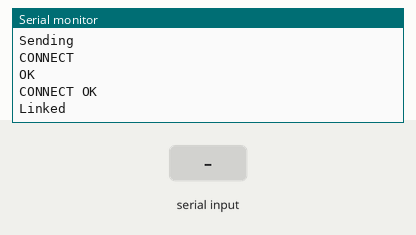
Simulated run of this sketch. Board: Arduino Uno, built with avr-gcc and run on an emulated ATmega328P. On the bench: the last lines printed to the serial monitor. The test bench sets the inputs (shaded band). The modem accepts every AT command (registered, SIM ready, sends succeed) and sends nothing else.

Above: at 18.3 s.
18.4 s: "90,45,200\n" received over the second serial link
At 20.6 s:
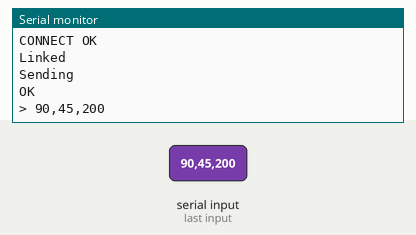
23.6 s: "30,150,10\n" received over the second serial link
At 26.3 s:
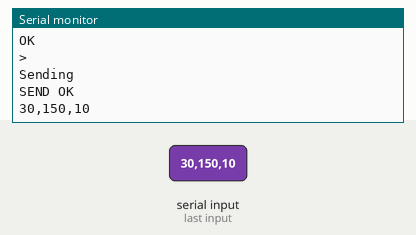
26.6 s: "90,45\n" received over the second serial link
At 28.4 s:
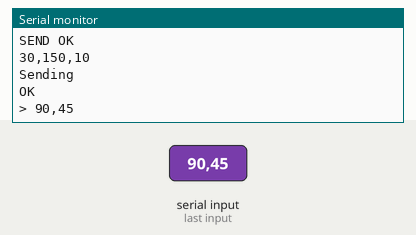
28.7 s: "30,150\n" received over the second serial link
At 30.1 s:
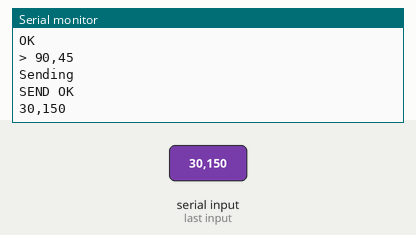

The sketch:

ESP_With_Sensors.ino
```cpp
/*
 Name:		ESP_With_Sensors.ino
 Created:	12/23/2020 12:18:33 PM
 Author:	Mehmet Ali
*/

// the setup function runs once when you press reset or power the board
#include <SoftwareSerial.h>
#include "ESP.h"
String wifiName = "WIFIBOX"; // Wifi SSID, Change it
String wifiPass = "1q1q1q1q"; //Wifi password , Change it
String ip = "192.168.1.92"; //IP of server, Change it
ESP esp(wifiName, wifiPass, ip);
String inputSTR;
String inputs[7];
String str;

int i = 0;
void setup() {
	Serial.begin(9600);
	esp.StartConnection();
}

// the loop function runs over and over again until power down or reset
void loop()
{
	inputSTR = esp.getSensorData("AUTOPARK");
	while ((str = esp.splitString(inputSTR, ';', i)) != "")
	{
		inputs[i] = esp.splitString(str, '=', 1);
		i = i + 1;
	}
	i = 0;
	int a = inputs[2].toInt();
	a = a + 2;
	String value = String(a);
	esp.SendData("AUTOPARK", "CAPACITY", value);
	esp.SendData("THIEF", "THIEF", "WRONG PASS");
	esp.SendData("AUTOPARK", "INGATE", "0");
	esp.SendData("AUTOPARK", "OUTGATE", "0");
}
```

ESP.cpp
```cpp
#include "ESP.h"
#include <Arduino.h>
#include <SoftwareSerial.h>
ESP::ESP(String _wifiName, String _wifiPass, String _ip) : espSerial(RXPin, TXPin)
{
	wifiName = _wifiName;
	wifiPass = _wifiPass;
	ip = _ip;
    espSerial.begin(9600); //ESP8266 Baud rate
}
void ESP::ConnectToIP(String ip, String port)
{
    SendCommand("AT+CIPMUX=1", 1000, true);
    SendCommand("AT+CIPSTART=0,\"TCP\",\"" + ip + "\"," + port, 5000, true);
}
void ESP::StartConnection()
{
	SendCommand("AT+RST", 2000, true); //ESP8266 Reset
	SendCommand("AT+CWMODE=1", 2000, true);
	SendCommand("AT+CWJAP=\"" + wifiName + "\",\"" + wifiPass + "\"", 7000, true);
    ConnectToIP(ip, port);
}
void ESP::SendData(String sensor, String type, String data)
{
    String cmd = "";
    type = "SET." + sensor + "." + type+ "." + data + ".";
    type.trim();
    cmd = "AT+CIPSEND=0," + String(type.length());
    SendCommand(cmd, 2000, true);
    SendCommand(type, 2000, true);
}
String ESP::getSensorData(String type)
{
    String cmd = "";
    String output = "";
    type = "GET." + type;
    cmd = "AT+CIPSEND=0," + String(type.length());
    SendCommand(cmd, 2000, true);
    output = SendCommand(type, 2000, false);
    String data = DecodeMessage(output);
    return data;
}
String ESP::SendCommand(String cmd, int _delay, bool stat)
{
    String inc;
    espSerial.print(cmd + "\r\n");
    long int passed = millis();
    while ((passed + _delay) > millis())
    {
        while (espSerial.available())
        {
            char c = espSerial.read();
            inc += c;
        }
    }
    if (stat)
    {
        Serial.println("Sending " + inc);
    }
    return inc;
}
String ESP::splitString(String data, char separator, int index)
{
    int found = 0;
    int strIndex[] = { 0, -1 };
    int maxIndex = data.length() - 1;

    for (int i = 0; i <= maxIndex && found <= index; i++) {
        if (data.charAt(i) == separator || i == maxIndex) {
            found++;
            strIndex[0] = strIndex[1] + 1;
            strIndex[1] = (i == maxIndex) ? i + 1 : i;
        }
    }
    return found > index ? data.substring(strIndex[0], strIndex[1]) : "";
}

String ESP::DecodeMessage(String msg)
{
    String ipdString = splitString(msg, '+', 1);
    String data = splitString(ipdString, ':', 1);
    return data;
}
```

ESP.h
```cpp
#ifndef _ESP_h
#define _ESP_h

#if defined(ARDUINO) && ARDUINO >= 100
	#include "Arduino.h"
#include <SoftwareSerial.h>
#else
	#include "WProgram.h"
#endif

class ESP
{
 protected:
	 String wifiName;
	 String wifiPass;
	 String ip;
	 String port = "13000";
	 int RXPin = 2;
	 int TXPin = 3;
	 SoftwareSerial espSerial;
	 String SendCommand(String cmd, int _delay, bool stat);
	 void ConnectToIP(String ip, String port);
	 String DecodeMessage(String msg);
 public:
	ESP(String _wifiName, String _wifiPass, String _ip);
	void SendData(String sensor, String type, String data);
	String getSensorData(String type);
	void StartConnection();
	String splitString(String data, char separator, int index);
};


#endif
```

Measured:
- after the input at 18.4 s, the serial monitor: prints a new line after 0.75 s (image 1)
- after the input at 23.6 s, the serial monitor: prints a new line after 1.6 s (image 2)
- after the input at 26.6 s, the serial monitor: prints a new line after 0.63 s (image 3)
- after the input at 28.7 s, the serial monitor: prints a new line after 0.56 s (image 4)
